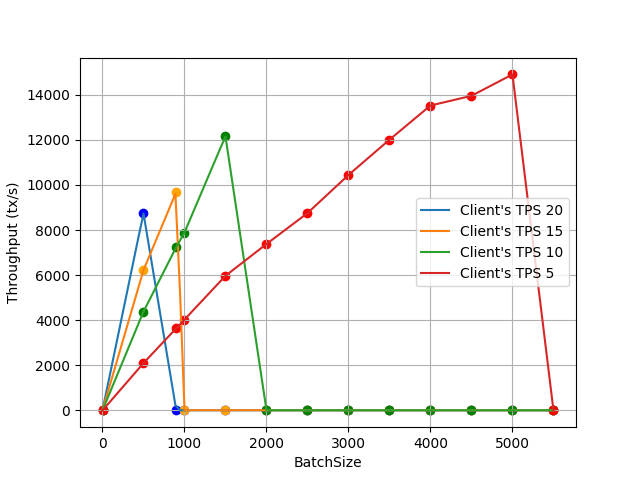

Write Python code to recreate this figure.
import matplotlib.pyplot as plt
import numpy as np
from scipy.interpolate import interp1d

# 原始数据
batch_size = [1, 500, 900,1000, 1500, 2000, 2500, 3000,3500,4000,4500,5000,5500]
clientstps20 = [19, 8750, 10,10, 10, 10, 10, 10,10, 10, 10, 10, 10]  # client tps 20曲线的数据
clientstps15 = [14, 6220, 9693,10, 10, 10, 10, 10,10, 10, 10, 10, 10]  # client tps 15曲线的数据
clientstps10 = [9, 4380,7245,7890, 12160, 10, 10, 10,10, 10, 10, 10, 10]  # client tps 10曲线的数据
clientstps5 = [4,2100,3645,4030,5970,7380,8750,10440,12005,13520,13950,14900,10] # client tps 5曲线的数据
# 插值平滑曲线
x_new = np.linspace(min(batch_size), max(batch_size), 100)
f1 = interp1d(batch_size, clientstps20, kind='linear')
f2 = interp1d(batch_size, clientstps15, kind='linear')
f3 = interp1d(batch_size, clientstps10, kind='linear')
f4 = interp1d(batch_size, clientstps5, kind='linear')
# 创建一个图形对象
plt.figure()

# 绘制平滑的曲线
plt.plot(x_new, f1(x_new), linestyle='-', label='Client\'s TPS 20')
plt.plot(x_new, f2(x_new), linestyle='-', label='Client\'s TPS 15')
plt.plot(x_new, f3(x_new), linestyle='-', label='Client\'s TPS 10')
plt.plot(x_new, f4(x_new), linestyle='-', label='Client\'s TPS 5')
# 绘制原始数据的标记
plt.scatter(batch_size, clientstps20, marker='o', color='blue')
plt.scatter(batch_size, clientstps15, marker='o', color='orange')
plt.scatter(batch_size, clientstps10, marker='o', color='green')
plt.scatter(batch_size, clientstps5, marker='o', color='red')

# 添加标题和标签
plt.xlabel('BatchSize')
plt.ylabel('Throughput (tx/s)')

# 显示网格
plt.grid(True)

# 添加图例
plt.legend()

plt.savefig('Figure 6.png')





